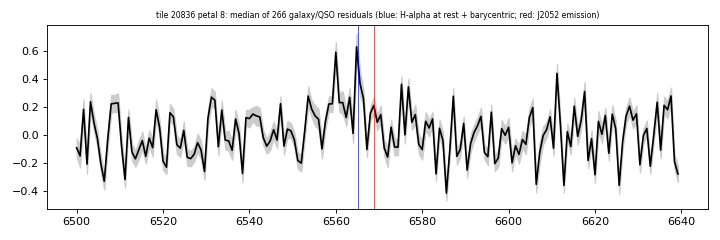

Here is the Python script that generated this plot:
"""Median residual around H-alpha of the tile-mates on tile 20836 / petal 8 (galaxies and QSOs with no strong line redshifted into
6540-6600 A), compared with J2052's emission (centre 6568.75 A vacuum, barycentric)."""
import numpy as np, matplotlib; matplotlib.use("Agg"); import matplotlib.pyplot as plt
D = np.load("tilemates_ha.npy", allow_pickle=True).item(); G = np.arange(6500, 6640, 0.8)
LINES = [3727.4, 4102.9, 4341.7, 4862.7, 4960.3, 5008.2, 6549.9, 6564.6, 6585.3, 6718.3, 6732.7]
R, n_ex = [], 0
for k, s in D.items():
    if k == "39627705435554416" or s["t"] not in ("GALAXY", "QSO"): continue
    z = s["z"]
    if any(6530 < l * (1 + z) < 6610 for l in LINES): n_ex += 1; continue
    w, f, iv = s["w"], s["f"], s["iv"]; ok = iv > 0
    side = ok & (((w > 6500) & (w < 6550)) | ((w > 6585) & (w < 6640)))
    if side.sum() < 40: continue
    p = np.polyfit(w[side], f[side], 1); c = np.polyval(p, w)
    if np.median(c[ok]) <= 0: continue
    noise = np.std((f / c)[side]); R.append(np.interp(G, w, (f / c - 1) / noise))   # residual in units of the local noise
R = np.array(R); med = np.median(R, 0); mad = 1.4826 * np.median(np.abs(R - med), 0) / np.sqrt(len(R))
print(len(R), "spectra stacked;", n_ex, "excluded (lines in window)")
for lo, hi in ((6562, 6567), (6566.5, 6571), (6550, 6555), (6575, 6580)):
    m = (G >= lo) & (G <= hi); print(f"{lo}-{hi} A: median residual {np.mean(med[m]):+.3f} sigma_noise (stack error {np.mean(mad[m]):.3f})")
plt.figure(figsize=(9, 3)); plt.plot(G, med, "k"); plt.fill_between(G, med - mad, med + mad, color="0.8"); plt.axvline(6564.6 * (1 + 27.3 / 299792.458), color="b", lw=.6); plt.axvline(6568.75, color="r", lw=.6)
plt.title(f"tile 20836 petal 8: median of {len(R)} galaxy/QSO residuals (blue: H-alpha at rest + barycentric; red: J2052 emission)", fontsize=7)
plt.tight_layout(); plt.savefig("tilemates_stack.png", dpi=80)
